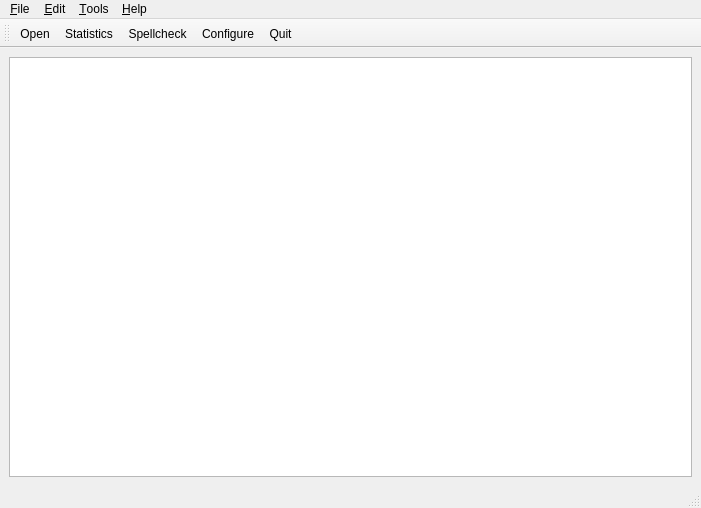
<?xml version="1.0" encoding="UTF-8"?>
<ui version="4.0">
 <class>MainWindow</class>
 <widget class="QMainWindow" name="MainWindow">
  <property name="geometry">
   <rect>
    <x>0</x>
    <y>0</y>
    <width>701</width>
    <height>508</height>
   </rect>
  </property>
  <property name="windowTitle">
   <string>Catalog Manager</string>
  </property>
  <widget class="QWidget" name="centralwidget">
   <layout class="QVBoxLayout">
    <item>
     <widget class="QTreeView" name="catalogView">
      <property name="contextMenuPolicy">
       <enum>Qt::CustomContextMenu</enum>
      </property>
      <property name="alternatingRowColors">
       <bool>true</bool>
      </property>
      <property name="allColumnsShowFocus">
       <bool>true</bool>
      </property>
     </widget>
    </item>
   </layout>
  </widget>
  <widget class="QMenuBar" name="menubar">
   <property name="geometry">
    <rect>
     <x>0</x>
     <y>0</y>
     <width>701</width>
     <height>23</height>
    </rect>
   </property>
   <widget class="QMenu" name="menu_File">
    <property name="title">
     <string>&amp;File</string>
    </property>
    <addaction name="actionOpenInEditor"/>
    <addaction name="separator"/>
    <addaction name="actionQuit"/>
   </widget>
   <widget class="QMenu" name="menu_Edit">
    <property name="title">
     <string>&amp;Edit</string>
    </property>
    <addaction name="actionFindInFiles"/>
    <addaction name="action_Replace_in_files"/>
    <addaction name="separator"/>
    <addaction name="actionReload"/>
   </widget>
   <widget class="QMenu" name="menu_Help">
    <property name="title">
     <string>&amp;Help</string>
    </property>
    <addaction name="actionAbout"/>
    <addaction name="actionAboutQt"/>
   </widget>
   <widget class="QMenu" name="menu_Tools">
    <property name="title">
     <string>&amp;Tools</string>
    </property>
    <addaction name="actionSpellcheck"/>
    <addaction name="actionStatistics"/>
    <addaction name="separator"/>
    <addaction name="actionConfigure"/>
   </widget>
   <addaction name="menu_File"/>
   <addaction name="menu_Edit"/>
   <addaction name="menu_Tools"/>
   <addaction name="menu_Help"/>
  </widget>
  <widget class="QStatusBar" name="statusbar"/>
  <widget class="QToolBar" name="toolBar">
   <property name="windowTitle">
    <string>Main toolbar</string>
   </property>
   <property name="toolButtonStyle">
    <enum>Qt::ToolButtonTextUnderIcon</enum>
   </property>
   <attribute name="toolBarArea">
    <enum>TopToolBarArea</enum>
   </attribute>
   <attribute name="toolBarBreak">
    <bool>false</bool>
   </attribute>
   <addaction name="actionOpenInEditor"/>
   <addaction name="actionStatistics"/>
   <addaction name="actionSpellcheck"/>
   <addaction name="actionConfigure"/>
   <addaction name="actionQuit"/>
  </widget>
  <action name="actionQuit">
   <property name="icon">
    <iconset theme="application-exit">
     <normaloff>:/icons/icons/application-exit.png</normaloff>:/icons/icons/application-exit.png</iconset>
   </property>
   <property name="text">
    <string>&amp;Quit</string>
   </property>
   <property name="toolTip">
    <string>Exit application</string>
   </property>
   <property name="shortcut">
    <string>Ctrl+Q</string>
   </property>
   <property name="menuRole">
    <enum>QAction::QuitRole</enum>
   </property>
  </action>
  <action name="actionFindInFiles">
   <property name="icon">
    <iconset theme="edit-find">
     <normaloff>:/icons/icons/file-find.png</normaloff>:/icons/icons/file-find.png</iconset>
   </property>
   <property name="text">
    <string>&amp;Find in files...</string>
   </property>
   <property name="shortcut">
    <string>Ctrl+F</string>
   </property>
  </action>
  <action name="action_Replace_in_files">
   <property name="icon">
    <iconset theme="edit-find-replace"/>
   </property>
   <property name="text">
    <string>&amp;Replace in files...</string>
   </property>
   <property name="shortcut">
    <string>Ctrl+R</string>
   </property>
  </action>
  <action name="actionReload">
   <property name="icon">
    <iconset theme="view-refresh">
     <normaloff>:/icons/icons/view-refresh.png</normaloff>:/icons/icons/view-refresh.png</iconset>
   </property>
   <property name="text">
    <string>R&amp;eload</string>
   </property>
   <property name="toolTip">
    <string>Reload catalog tree</string>
   </property>
   <property name="shortcut">
    <string>F5</string>
   </property>
  </action>
  <action name="actionAbout">
   <property name="icon">
    <iconset theme="help-about"/>
   </property>
   <property name="text">
    <string>&amp;About...</string>
   </property>
   <property name="menuRole">
    <enum>QAction::AboutRole</enum>
   </property>
  </action>
  <action name="actionAboutQt">
   <property name="text">
    <string>About &amp;Qt...</string>
   </property>
   <property name="menuRole">
    <enum>QAction::AboutQtRole</enum>
   </property>
  </action>
  <action name="actionSpellcheck">
   <property name="icon">
    <iconset theme="tools-check-spelling">
     <normaloff>:/icons/icons/tools-check-spelling.png</normaloff>:/icons/icons/tools-check-spelling.png</iconset>
   </property>
   <property name="text">
    <string>&amp;Spellcheck...</string>
   </property>
   <property name="toolTip">
    <string>Check spelling</string>
   </property>
   <property name="statusTip">
    <string>Check spelling of the catalog</string>
   </property>
  </action>
  <action name="actionStatistics">
   <property name="icon">
    <iconset theme="view-statistics">
     <normaloff>:/icons/icons/document-properties.png</normaloff>:/icons/icons/document-properties.png</iconset>
   </property>
   <property name="text">
    <string>S&amp;tatistics...</string>
   </property>
  </action>
  <action name="actionOpenInEditor">
   <property name="icon">
    <iconset theme="document-open">
     <normaloff>:/icons/icons/document-open.png</normaloff>:/icons/icons/document-open.png</iconset>
   </property>
   <property name="text">
    <string>&amp;Open in Editor</string>
   </property>
   <property name="iconText">
    <string>Open</string>
   </property>
  </action>
  <action name="actionConfigure">
   <property name="icon">
    <iconset theme="configure">
     <normaloff>:/icons/icons/configure.png</normaloff>:/icons/icons/configure.png</iconset>
   </property>
   <property name="text">
    <string>&amp;Configure...</string>
   </property>
   <property name="menuRole">
    <enum>QAction::PreferencesRole</enum>
   </property>
  </action>
 </widget>
 <resources/>
 <connections/>
</ui>
